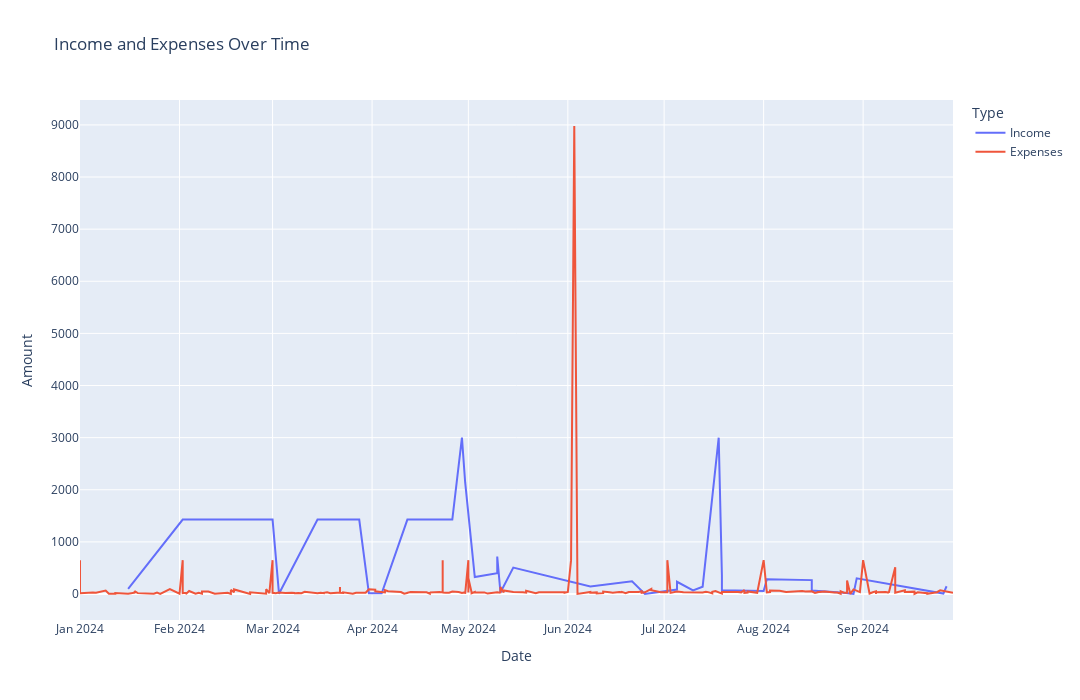
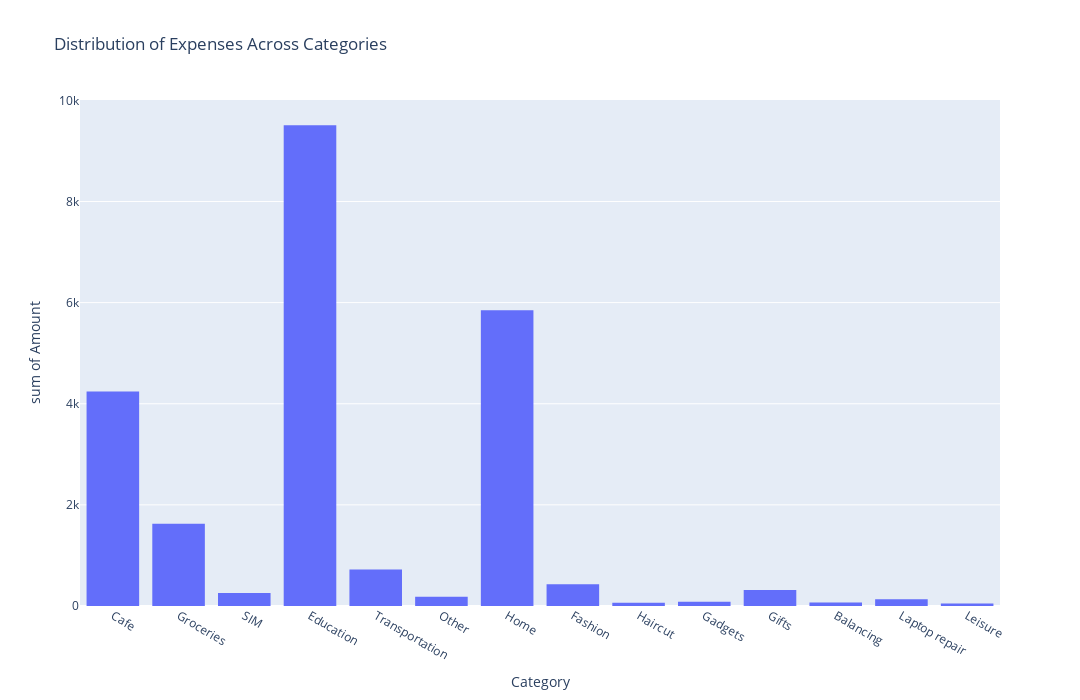

Notebook cell for these charts, in order:
### Code cell
# 1. Data Cleaning
# Convert 'Date' column to datetime
df['Date'] = pd.to_datetime(df['Date'])

# # Drop 'Comment' column if not relevant
# df.drop('Comment', axis=1, inplace=True)

fig = px.line(df, x='Date', y='Amount', color='Type', title='Income and Expenses Over Time')
fig.update_layout(width=1080, height=700)  # Set width and height
fig.show()

# Plot distribution of expenses across categories
fig = px.histogram(df[df['Type'] == 'Expenses'], x='Category', y='Amount', title='Distribution of Expenses Across Categories')
fig.update_layout(width=1080, height=700)  # Set width and height
fig.show()

### Figure 1 — Plotly figure (JSON) as saved in the notebook; plotly's stock layout.template omitted (floating-point values rounded to 4 significant figures; data arrays with more than 128 entries replaced by an {"elided": "..."} marker saying what was removed)
{"data": [{"hovertemplate": "Type=Income<br>Date=%{x}<br>Amount=%{y}<extra></extra>", "legendgroup": "Income", "line": {"color": "#636efa", "dash": "solid"}, "marker": {"symbol": "circle"}, "mode": "lines", "name": "Income", "orientation": "v", "showlegend": true, "type": "scatter", "x": ["2024-09-27T00:00:00", "2024-09-26T00:00:00", "2024-08-30T00:00:00", "2024-08-29T00:00:00", "2024-08-26T00:00:00", "2024-08-16T00:00:00", "2024-08-16T00:00:00", "2024-08-02T00:00:00", "2024-08-01T00:00:00", "2024-07-19T00:00:00", "2024-07-19T00:00:00", "2024-07-18T00:00:00", "2024-07-13T00:00:00", "2024-07-10T00:00:00", "2024-07-05T00:00:00", "2024-07-05T00:00:00", "2024-06-25T00:00:00", "2024-06-21T00:00:00", "2024-06-08T00:00:00", "2024-05-15T00:00:00", "2024-05-11T00:00:00", "2024-05-10T00:00:00", "2024-05-10T00:00:00", "2024-05-03T00:00:00", "2024-04-30T00:00:00", "2024-04-29T00:00:00", "2024-04-26T00:00:00", "2024-04-12T00:00:00", "2024-04-04T00:00:00", "2024-03-31T00:00:00", "2024-03-28T00:00:00", "2024-03-15T00:00:00", "2024-03-03T00:00:00", "2024-03-01T00:00:00", "2024-02-16T00:00:00", "2024-02-02T00:00:00", "2024-01-16T00:00:00"], "xaxis": "x", "y": [149, 8, 300.9, 1, 26, 67.5, 266.5, 282.2, 58, 74, 348.3, 3000, 140, 67.5, 235.2, 85, 1, 243.0, 145.9, 506, 28.31, 717.6, 399, 325, 2145, 3000, 1427.0, 1427.0, 15, 16, 1427.0, 1427.0, 6, 1427.0, 1427.0, 1427.0, 100], "yaxis": "y"}, {"hovertemplate": "Type=Expenses<br>Date=%{x}<br>Amount=%{y}<extra></extra>", "legendgroup": "Expenses", "line": {"color": "#EF553B", "dash": "solid"}, "marker": {"symbol": "circle"}, "mode": "lines", "name": "Expenses", "orientation": "v", "showlegend": true, "type": "scatter", "x": {"elided": "247 str values"}, "xaxis": "x", "y": {"elided": "247 float values"}, "yaxis": "y"}], "layout": {"height": 700, "legend": {"title": {"text": "Type"}, "tracegroupgap": 0}, "title": {"text": "Income and Expenses Over Time"}, "width": 1080, "xaxis": {"anchor": "y", "domain": [0, 1], "title": {"text": "Date"}}, "yaxis": {"anchor": "x", "domain": [0, 1], "title": {"text": "Amount"}}}}

### Figure 2 — Plotly figure (JSON) as saved in the notebook; plotly's stock layout.template omitted (floating-point values rounded to 4 significant figures; data arrays with more than 128 entries replaced by an {"elided": "..."} marker saying what was removed)
{"data": [{"alignmentgroup": "True", "bingroup": "x", "histfunc": "sum", "hovertemplate": "Category=%{x}<br>sum of Amount=%{y}<extra></extra>", "legendgroup": "", "marker": {"color": "#636efa", "pattern": {"shape": ""}}, "name": "", "offsetgroup": "", "orientation": "v", "showlegend": false, "type": "histogram", "x": {"elided": "247 str values"}, "xaxis": "x", "y": {"elided": "247 float values"}, "yaxis": "y"}], "layout": {"barmode": "relative", "height": 700, "legend": {"tracegroupgap": 0}, "title": {"text": "Distribution of Expenses Across Categories"}, "width": 1080, "xaxis": {"anchor": "y", "domain": [0, 1], "title": {"text": "Category"}}, "yaxis": {"anchor": "x", "domain": [0, 1], "title": {"text": "sum of Amount"}}}}
